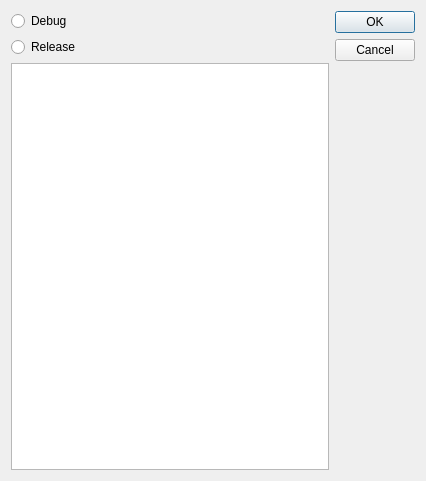
<?xml version="1.0" encoding="UTF-8"?>
<ui version="4.0">
 <class>SimulatorSelectBuildDialog</class>
 <widget class="QDialog" name="SimulatorSelectBuildDialog">
  <property name="geometry">
   <rect>
    <x>0</x>
    <y>0</y>
    <width>426</width>
    <height>481</height>
   </rect>
  </property>
  <property name="windowTitle">
   <string>Select Build</string>
  </property>
  <layout class="QHBoxLayout" name="horizontalLayout">
   <item>
    <layout class="QGridLayout" name="gridLayout">
     <item row="0" column="1" rowspan="3">
      <widget class="QDialogButtonBox" name="buttonBox">
       <property name="orientation">
        <enum>Qt::Vertical</enum>
       </property>
       <property name="standardButtons">
        <set>QDialogButtonBox::Cancel|QDialogButtonBox::Ok</set>
       </property>
      </widget>
     </item>
     <item row="1" column="0">
      <widget class="QRadioButton" name="releaseButton">
       <property name="text">
        <string>Release</string>
       </property>
      </widget>
     </item>
     <item row="0" column="0">
      <widget class="QRadioButton" name="debugButton">
       <property name="text">
        <string>Debug</string>
       </property>
      </widget>
     </item>
     <item row="2" column="0">
      <widget class="QListWidget" name="buildList"/>
     </item>
    </layout>
   </item>
  </layout>
 </widget>
 <tabstops>
  <tabstop>debugButton</tabstop>
  <tabstop>releaseButton</tabstop>
  <tabstop>buildList</tabstop>
 </tabstops>
 <resources/>
 <connections>
  <connection>
   <sender>buttonBox</sender>
   <signal>accepted()</signal>
   <receiver>SimulatorSelectBuildDialog</receiver>
   <slot>accept()</slot>
   <hints>
    <hint type="sourcelabel">
     <x>248</x>
     <y>254</y>
    </hint>
    <hint type="destinationlabel">
     <x>157</x>
     <y>274</y>
    </hint>
   </hints>
  </connection>
  <connection>
   <sender>buttonBox</sender>
   <signal>rejected()</signal>
   <receiver>SimulatorSelectBuildDialog</receiver>
   <slot>reject()</slot>
   <hints>
    <hint type="sourcelabel">
     <x>316</x>
     <y>260</y>
    </hint>
    <hint type="destinationlabel">
     <x>286</x>
     <y>274</y>
    </hint>
   </hints>
  </connection>
 </connections>
</ui>
